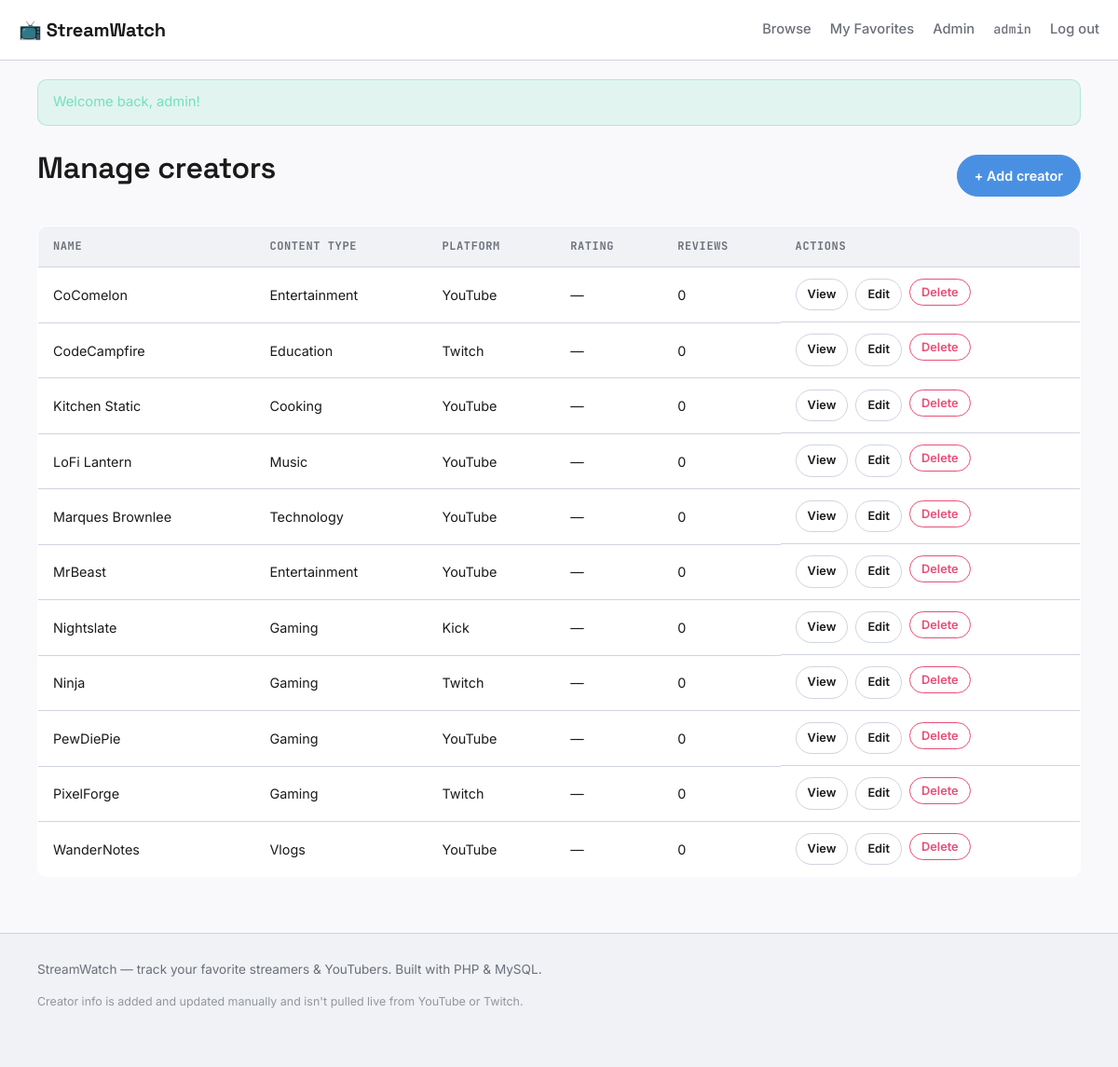
/admin/admin_index.php (signed in), run on the app's committed database.
### tables this page shows
CREATE TABLE IF NOT EXISTS creators (
    id           INT AUTO_INCREMENT PRIMARY KEY,
    name         VARCHAR(100) NOT NULL,
    content_type VARCHAR(50)  NOT NULL,    
    platform     VARCHAR(50)  DEFAULT NULL,  
    description  TEXT,
    image_url    VARCHAR(255) DEFAULT NULL,
    created_at   TIMESTAMP    NOT NULL DEFAULT CURRENT_TIMESTAMP
);

### includes/auth.php (called while the page is built, shortened)
<?php
function h(?string $value): string
{
    return htmlspecialchars($value ?? '', ENT_QUOTES, 'UTF-8');
}

### admin/admin_index.php (the view, shortened to what this page needs)
<?php
require_once __DIR__ . '/../includes/header.php';
$stmt = $pdo->query(
    "SELECT c.*,
            ROUND(AVG(r.rating), 1) AS avg_rating,
            COUNT(r.id) AS review_count
     FROM creators c
     LEFT JOIN reviews r ON r.creator_id = c.id
     GROUP BY c.id
     ORDER BY c.name ASC"
);
$creators = $stmt->fetchAll();
?>
<div class="admin-toolbar">
    <h1>Manage creators</h1>
    <a href="creator_form.php" class="btn btn-primary">+ Add creator</a>
</div>
<?php if (empty($creators)): ?>
    <div class="empty-state">
        <p>No creators yet. Add the first one to get started.</p>
    </div>
<?php else: ?>
    <table class="admin-table">
        <thead>
            <tr>
                <th>Name</th>
                <th>Content type</th>
                <th>Platform</th>
                <th>Rating</th>
                <th>Reviews</th>
                <th>Actions</th>
            </tr>
        </thead>
        <tbody>
            <?php foreach ($creators as $creator): ?>
                <tr>
                    <td><?= h($creator['name']) ?></td>
                    <td><?= h($creator['content_type']) ?></td>
                    <td><?= h($creator['platform'] ?: '—') ?></td>
                    <td><?= $creator['avg_rating'] !== null ? h((string)$creator['avg_rating']) : '—' ?></td>
                    <td><?= (int)$creator['review_count'] ?></td>
                    <td class="actions">
                        <a href="../creator.php?id=<?= (int)$creator['id'] ?>" class="btn btn-small">View</a>
                        <a href="creator_form.php?id=<?= (int)$creator['id'] ?>" class="btn btn-small">Edit</a>
                        <form method="post" action="creator_delete.php" onsubmit="return confirm('Delete <?= h($creator['name']) ?>? This also removes its reviews and favorites.');" style="display:inline;">
                            <button type="submit" class="btn btn-small btn-danger">Delete</button>
                        </form>
                    </td>
                </tr>
            <?php endforeach; ?>
        </tbody>
    </table>
<?php endif; ?>
<?php require_once __DIR__ . '/../includes/footer.php'; ?>

### assets/css/style.css (style rules this page uses)
:root { --bg: #f9f9fb; --bg-raised: #ffffff; --surface: #f0f2f6; --surface-solid: #ffffff; --border: #d0d4e0; --text: #1a1a1a; --text-muted: #6b6f7a; --accent: #4a90e2; --accent-soft: #4a90e226; --amber: #f5a623; --amber-soft: #f5a62326; --danger: #e94e77; --radius: 10px; --font-display: 'Space Grotesk', sans-serif; --font-body: 'Inter', sans-serif; --font-mono: 'JetBrains Mono', monospace; }
* { box-sizing: border-box; }
html { scroll-behavior: smooth; }
body { margin: 0; background: var(--bg); color: var(--text); font-family: var(--font-body); line-height: 1.6; }
a { color: inherit; text-decoration: none; }
h1, h2, h3, h4 { font-family: var(--font-display); font-weight: 600; letter-spacing: -0.01em; margin: 0 0 0.5em; }
.btn { display: inline-flex; align-items: center; justify-content: center; gap: 6px; padding: 10px 18px; border-radius: 100px; border: 1px solid var(--border); background: var(--bg-raised); color: var(--text); font-family: var(--font-body); font-weight: 600; font-size: 0.9rem; cursor: pointer; transition: all 0.15s; }
.btn-primary { background: var(--accent); border-color: var(--accent); color: #fff; }
.btn-danger { background: transparent; border-color: var(--danger); color: var(--danger); }
.btn-small { padding: 6px 12px; font-size: 0.8rem; }
.admin-table { width: 100%; border-collapse: collapse; background: var(--surface-solid); border: 1px solid var(--border); border-radius: var(--radius); overflow: hidden; font-size: 0.9rem; }
.admin-table th, .admin-table td { text-align: left; padding: 12px 16px; border-bottom: 1px solid var(--border); }
.admin-table th { font-family: var(--font-mono); font-size: 0.75rem; text-transform: uppercase; letter-spacing: 0.05em; color: var(--text-muted); background: var(--surface); }
.admin-table tr:last-child td { border-bottom: none; }
.admin-table td.actions { display: flex; gap: 8px; }
.admin-toolbar { display: flex; justify-content: space-between; align-items: center; margin-bottom: 20px; flex-wrap: wrap; gap: 12px; }

### data on the page
creators: name "CoComelon", content_type "Entertainment", platform "YouTube", review_count "0"
creators: name "CodeCampfire", content_type "Education", platform "Twitch", review_count "0"
creators: name "Kitchen Static", content_type "Cooking", platform "YouTube", review_count "0"
creators: name "LoFi Lantern", content_type "Music", platform "YouTube", review_count "0"
creators: name "Marques Brownlee", content_type "Technology", platform "YouTube", review_count "0"
creators: name "MrBeast", content_type "Entertainment", platform "YouTube", review_count "0"
creators: name "Nightslate", content_type "Gaming", platform "Kick", review_count "0"
creators: name "Ninja", content_type "Gaming", platform "Twitch", review_count "0"
creators: name "PewDiePie", content_type "Gaming", platform "YouTube", review_count "0"
creators: name "PixelForge", content_type "Gaming", platform "Twitch", review_count "0"
creators: name "WanderNotes", content_type "Vlogs", platform "YouTube", review_count "0"

### other printed values
$_SESSION['username'] "admin"
$flash['message'] "Welcome back, admin!"
